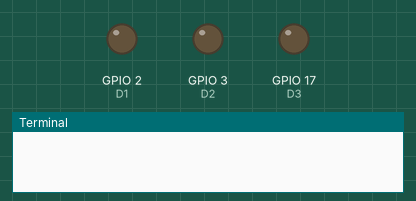
This program was run on a simulated Raspberry Pi (BCM pin numbers). Shown: output pins drawn as LEDs (lit = HIGH), the last lines printed to the terminal. Web requests get an empty 200 reply after 0.4 s; pins used as bus, display or sensor lines are not drawn.

Above: at 0.1 s.
At 0.9 s:
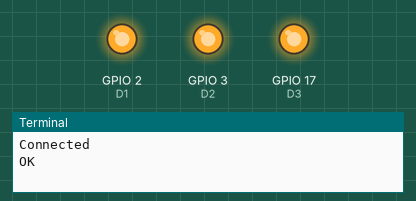
Timing chart, 0 to 2.4 s (numbered marks = the images above):
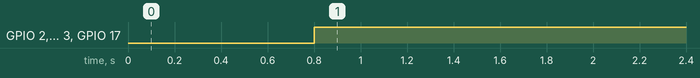

Measured:
- by itself, GPIO 2 (D1), GPIO 3 (D2), GPIO 17 (D3): LOW → HIGH at 0.80 s

The program:

CMN_WiSN_RESETTER.py
```python
import RPi.GPIO as GPIO
import time
import urllib

GPIO.setmode(GPIO.BCM)

D1 = 2
D2 = 3
D3 = 17
D4 = 27

GPIO.setwarnings(False)

GPIO.setup(D1, GPIO.OUT)
GPIO.setup(D2, GPIO.OUT)
GPIO.setup(D3, GPIO.OUT)
GPIO.setup(D4, GPIO.OUT)

def turnOnSystem():
    GPIO.output(D1, 1)
    GPIO.output(D2, 1)
    GPIO.output(D3, 1)
    GPIO.output(D4, 1)
    time.sleep(1)

def turnOffSystem():
    GPIO.output(D1, 0)
    GPIO.output(D2, 0)
    GPIO.output(D3, 0)
    GPIO.output(D4, 0)
    time.sleep(5)

def checkWifi():
    try:
        url = "https://www.google.com"
        urllib.urlopen(url)
        status = "Connected"
    except:
        status = "Not connected"

    print status


    if status == "Connected":
        print "OK"
        turnOnSystem()

    if status == "Not connected":
        print "Restarting system..."
        turnOffSystem()
        turnOnSystem()
        time.sleep(60)

try:
    url = "https://www.google.com"
    urllib.urlopen(url)
except:
    pass


while 1:
    checkWifi()
```
